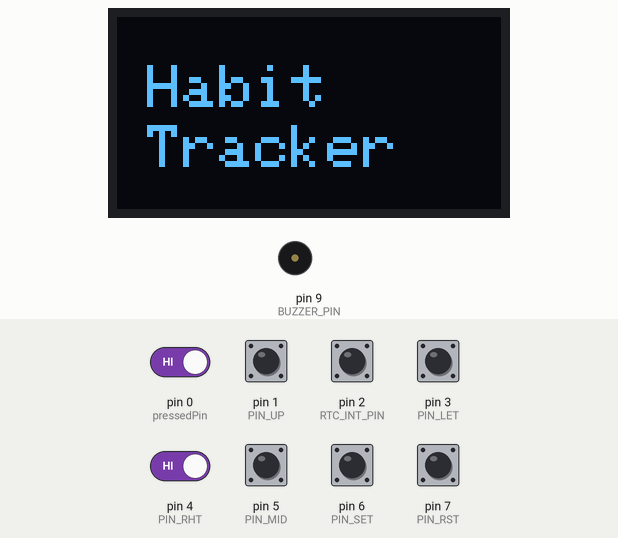
Simulated run of this sketch. Board: Arduino Uno, built with avr-gcc and run on an emulated ATmega328P. On the bench: 128×64 one-colour display, buzzer (waves = sounding). The test bench sets the inputs (shaded band); at power-on: pin 0 (pressedPin), pin 1 (PIN_UP), pin 2 (RTC_INT_PIN), pin 3 (PIN_LET), pin 4 (PIN_RHT), pin 5 (PIN_MID), pin 6 (PIN_SET), pin 7 (PIN_RST) HIGH. The local clock reads 2024-03-15 10:24:30 at power-on unless the sketch sets it; the sensor or clock chip raises its interrupt line as the real part does.

Above: at 5.2 s.
5.3 s: pin 2 (RTC_INT_PIN) pulled LOW for 0.15 s
At 5.88 s:
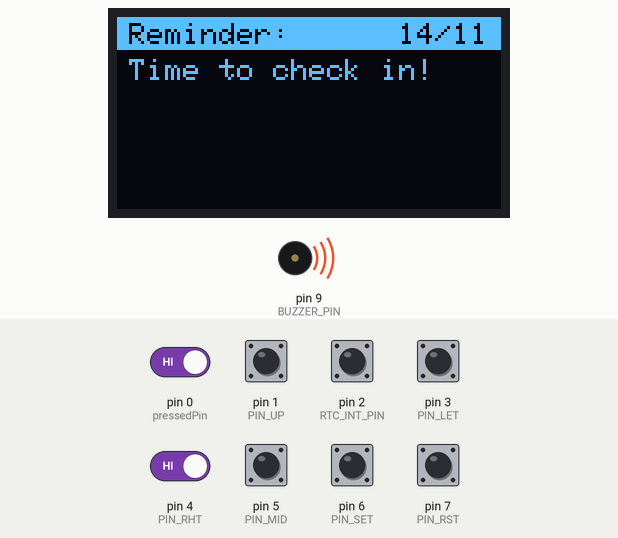
6.0 s: pin 0 (pressedPin) driven LOW
At 6.4 s:
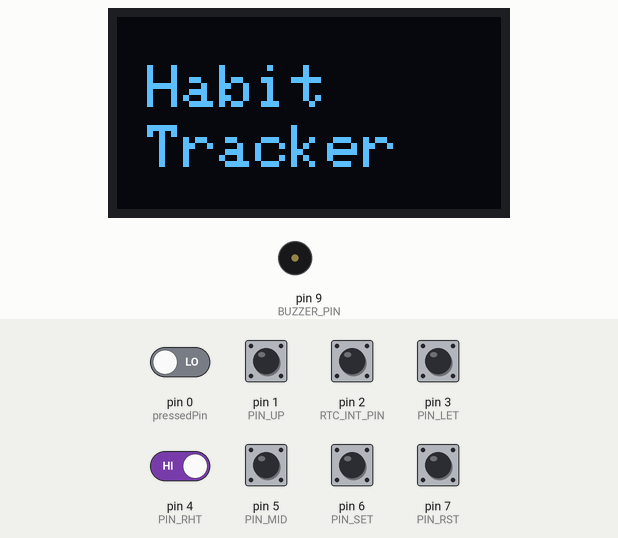
7.5 s: pin 2 (RTC_INT_PIN) pulled LOW for 1 s
At 7.57 s:
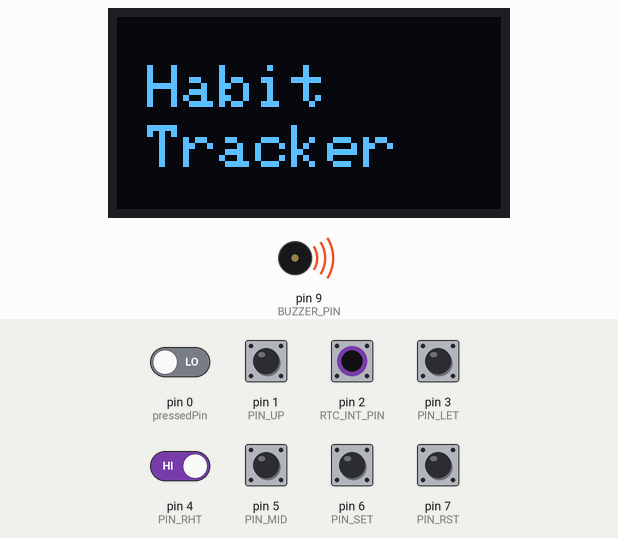
10.0 s: pin 1 (PIN_UP) pulled LOW for 0.15 s
At 10.6 s:
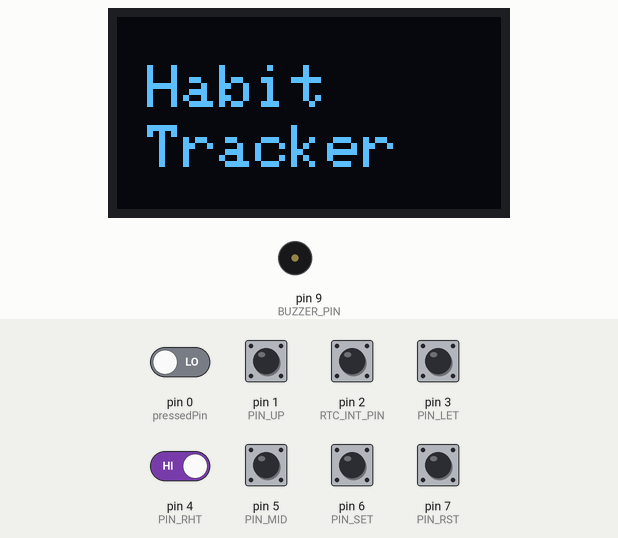
11.6 s: pin 0 (pressedPin) driven HIGH and pin 4 (PIN_RHT) driven LOW
At 12.2 s:
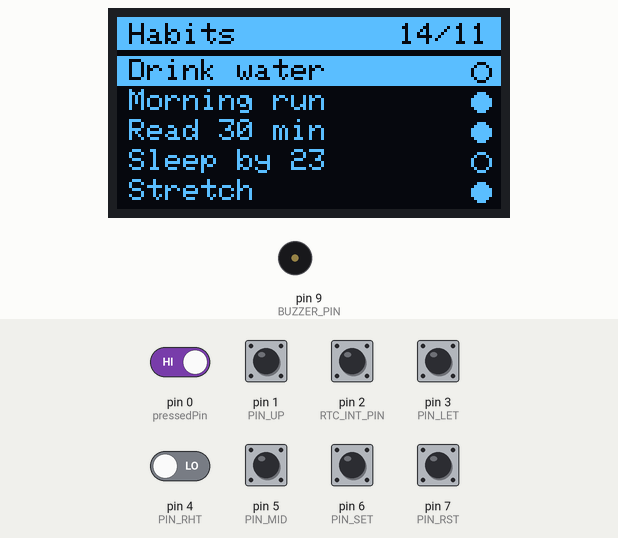
13.1 s: pin 5 (PIN_MID) pulled LOW for 0.15 s
At 14.3 s:
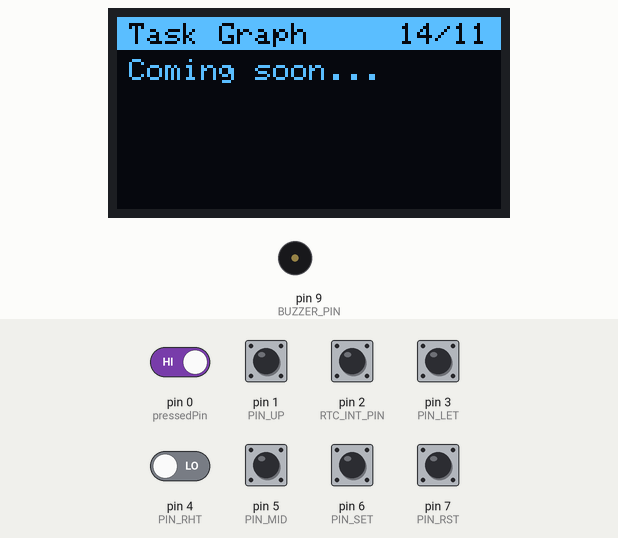
Timing chart, 0 to 42.2 s (numbered marks = the images above; inputs shaded):
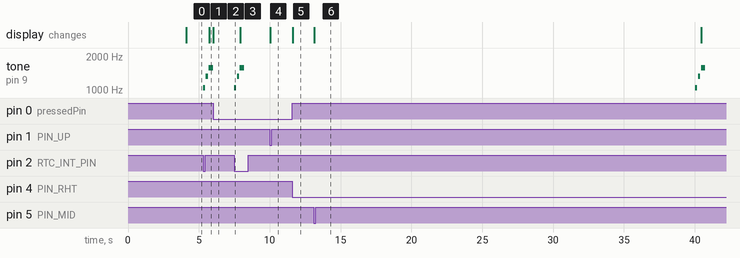

The sketch:

Habit_Tracker.ino
```cpp
#include "buzzer.h"
#include "display.h"
#include "input.h"
#include "rtc.h"
#include "tasks.h"

// Compile-time helpers — extract H:M from __TIME__ ("HH:MM:SS") and add offset
#define CT_H ((__TIME__[0]-'0')*10 + (__TIME__[1]-'0'))
#define CT_M ((__TIME__[3]-'0')*10 + (__TIME__[4]-'0'))
#define REM_H(off) ((uint8_t)(((CT_H) + ((CT_M)+(off))/60) % 24))
#define REM_M(off) ((uint8_t)(((CT_M)+(off)) % 60))

const Task tasks[] PROGMEM = {
    {"Drink water", "Drink at least 2L of water in a day", true, {REM_H(3), REM_M(3)}, false},
    {"Morning run", "Run at least 3km", false, {REM_H(1), REM_M(1)}, true},
    {"Read 30 min", "Read a book for at least 30 minutes", false, {21, 0}, true},
    {"Sleep by 23", "Be in bed with lights off before 23:00", true, {REM_H(3), REM_M(3)}, false},
    {"Stretch", "Full body stretching routine, 10 minutes", false, {8, 0}, true},
    {"Journal", "Write at least 3 sentences about your day", false, {22, 0}, false},
    {"Work on project", "Spend 1 hour on personal projects", true, {17, 0}, true}};
const int taskCount = sizeof(tasks) / sizeof(tasks[0]);

Screen currentScreen = SCREEN_TITLE;
int selectedIndex = 0;
int scrollOffset = 0;
bool detailOpen = false;
bool reminderTriggered = false;

bool taskCompleted[7] = {};


// Debug set of reminders
ReminderTime reminders[taskCount] = {
  {REM_H(1), REM_M(1)},
  {REM_H(12), REM_M(12)},
  {REM_H(9), REM_M(9)},
  {REM_H(4), REM_M(4)},
  {REM_H(5), REM_M(5)},
  {REM_H(3), REM_M(3)},
  {REM_H(2), REM_M(2)},
};

#define VISIBLE_ROWS 5

void handleInput(uint8_t pin) {
  bool changed = true;

  if (reminderTriggered) {
    if (pin) {
      reminderTriggered = false;
      drawCurrentScreen(currentScreen, tasks, taskCount, selectedIndex,
                        scrollOffset);
      if (detailOpen) drawDetailOverlay(tasks, selectedIndex);
    }
    return;
  }

  switch (currentScreen) {
  case SCREEN_TITLE:
    if (pin == PIN_RHT)
      currentScreen = SCREEN_LIST;
    else
      changed = false;
    break;

  case SCREEN_LIST:
    if (pin == PIN_SET) {
      taskCompleted[selectedIndex] = true;
    } else if (pin == PIN_RST) {
      taskCompleted[selectedIndex] = false;
    } else if (detailOpen) {
      if (pin == PIN_MID) detailOpen = false;
      else changed = false;
    } else if (pin == PIN_MID) {
      detailOpen = true;
    } else if (pin == PIN_RHT) {
      currentScreen = SCREEN_GRAPH;
    } else if (pin == PIN_LET) {
      currentScreen = SCREEN_TITLE;
    } else if (pin == PIN_UP && selectedIndex > 0) {
      selectedIndex--;
      if (selectedIndex < scrollOffset)
        scrollOffset = selectedIndex;
    } else if (pin == PIN_DWN && selectedIndex < taskCount - 1) {
      selectedIndex++;
      if (selectedIndex >= scrollOffset + VISIBLE_ROWS)
        scrollOffset = selectedIndex - VISIBLE_ROWS + 1;
    } else {
      changed = false;
    }
    break;

  case SCREEN_GRAPH:
    if (pin == PIN_LET)
      currentScreen = SCREEN_LIST;
    else if (pin == PIN_RHT)
      currentScreen = SCREEN_SETTINGS;
    else
      changed = false;
    break;

  case SCREEN_SETTINGS:
    if (pin == PIN_LET)
      currentScreen = SCREEN_GRAPH;
    else
      changed = false;
    break;
  }

  if (changed) {
    drawCurrentScreen(currentScreen, tasks, taskCount, selectedIndex,
                      scrollOffset);
    if (detailOpen) drawDetailOverlay(tasks, selectedIndex);
  }
}

void setup() {
  setupInput();
  setupBuzzer();
  setupDisplay();

  for (int i = 0; i < taskCount; i++) {
    Task t;
    taskGet(tasks, i, &t);
    taskCompleted[i] = t.completed;
  }

  setupRTC();
  rtc.adjust(DateTime(__DATE__, __TIME__));
  //buildReminderTimes(tasks, taskCount, reminders);
  setNextAlarm(reminders, taskCount);

  // Debug: show RTC time and scheduled alarm for 4 seconds
  DateTime now = rtc.now();
  DateTime alarm = rtc.getAlarm1();
  char buf1[17], buf2[17];
  sprintf(buf1, "Now %02d:%02d:%02d", now.hour(), now.minute(), now.second());
  sprintf(buf2, "Alm %02d:%02d:%02d", alarm.hour(), alarm.minute(), alarm.second());
  drawMessage(buf1, buf2);
  delay(4000);

  drawCurrentScreen(currentScreen, tasks, taskCount, selectedIndex,
                    scrollOffset);
}

void loop() {
  if (rtcAlarmFired) {
    rtcAlarmFired = false;
    DateTime now = rtc.now();
    if (now.hour() == 0 && now.minute() == 0) {
      // TODO: day reset
      setNextAlarm(reminders, taskCount);
    } else {
      reminderTriggered = true;
      buzzReminder();
      drawReminderScreen(tasks, taskCount, now.hour(), now.minute());
      setNextAlarm(reminders, taskCount);
    }
  }

  if (pressedPin != 0) {
    static unsigned long lastHandled = 0;
    unsigned long now = millis();
    if (now - lastHandled > DEBOUNCE_MS) {
      lastHandled = now;
      handleInput(pressedPin);
    }
    pressedPin = 0;
  }
}
```

buzzer.cpp
```cpp
#include "buzzer.h"
#include <Arduino.h>

void setupBuzzer() {
  pinMode(BUZZER_PIN, OUTPUT);
}

void buzzReminder() {
  tone(BUZZER_PIN, 1047, 150); delay(200);
  tone(BUZZER_PIN, 1319, 150); delay(200);
  tone(BUZZER_PIN, 1568, 300);
}
```

buzzer.h
```cpp
#pragma once

#define BUZZER_PIN 9

void setupBuzzer();
void buzzReminder();
```

display.cpp
```cpp
#include "display.h"
#include "rtc.h"

#include <Adafruit_GFX.h>
#include <Adafruit_SSD1306.h>
#include <Wire.h>

#define SCREEN_WIDTH 128
#define SCREEN_HEIGHT 64
#define OLED_RESET -1
#define SCREEN_ADDRESS 0x3C

#define HEADER_HEIGHT 11
#define ROW_HEIGHT 10
#define LIST_TOP (HEADER_HEIGHT + 2)
#define VISIBLE_ROWS ((SCREEN_HEIGHT - LIST_TOP) / ROW_HEIGHT)

static Adafruit_SSD1306 display(SCREEN_WIDTH, SCREEN_HEIGHT, &Wire, OLED_RESET);

void setupDisplay() {
  if (!display.begin(SSD1306_SWITCHCAPVCC, SCREEN_ADDRESS)) {
    for (;;);
  }
}

static void drawHeader(const char* title) {
  display.fillRect(0, 0, SCREEN_WIDTH, HEADER_HEIGHT, SSD1306_WHITE);
  display.setTextColor(SSD1306_BLACK);
  display.setTextSize(1);
  display.setCursor(4, 2);
  display.print(title);
  DateTime now = rtc.now();
  char date[6];
  sprintf(date, "%02d/%02d", now.day(), now.month());
  display.setCursor(SCREEN_WIDTH - 34, 2);
  display.print(date);
}

static void drawTitle() {
  display.clearDisplay();
  display.setTextColor(SSD1306_WHITE);
  display.setTextSize(2);
  display.setCursor(10, 16);
  display.print("Habit");
  display.setCursor(10, 36);
  display.print("Tracker");
  display.display();
}

static void drawList(const Task tasks[], int taskCount, int selectedIndex,
                     int scrollOffset) {
  display.clearDisplay();
  drawHeader("Habits");
  for (int i = 0; i < VISIBLE_ROWS; i++) {
    int taskIndex = scrollOffset + i;
    if (taskIndex >= taskCount) break;
    int y = LIST_TOP + i * ROW_HEIGHT;
    bool selected = (taskIndex == selectedIndex);
    bool completed = taskGetCompleted(tasks, taskIndex);
    uint16_t fg = selected ? SSD1306_BLACK : SSD1306_WHITE;
    if (selected) {
      display.fillRect(0, y, SCREEN_WIDTH, ROW_HEIGHT, SSD1306_WHITE);
    }
    char name[TASK_NAME_LEN];
    taskGetName(tasks, taskIndex, name);
    display.setTextColor(fg);
    display.setCursor(4, y + 1);
    display.print(name);
    int cx = SCREEN_WIDTH - 7, cy = y + ROW_HEIGHT / 2;
    if (completed) {
      display.fillCircle(cx, cy, 3, fg);
    } else {
      display.drawCircle(cx, cy, 3, fg);
    }
  }
  display.display();
}

static void drawTaskGraph() {
  display.clearDisplay();
  drawHeader("Task Graph");
  display.setTextColor(SSD1306_WHITE);
  display.setTextSize(1);
  display.setCursor(4, LIST_TOP + 1);
  display.print("Coming soon...");
  display.display();
}

static void drawSettings() {
  display.clearDisplay();
  drawHeader("Settings");
  display.setTextColor(SSD1306_WHITE);
  display.setTextSize(1);
  display.setCursor(4, LIST_TOP + 1);
  display.print("Coming soon...");
  display.display();
}

static int drawWrapped(const char* text, int x, int y, int charsPerLine,
                       int maxLines) {
  int len = strlen(text);
  int start = 0, line = 0;
  while (start < len && line < maxLines) {
    int end = start + charsPerLine;
    if (end < len) {
      int wb = end;
      while (wb > start && text[wb] != ' ') wb--;
      if (wb > start) end = wb;
    } else {
      end = len;
    }
    display.setCursor(x, y + line * 8);
    for (int i = start; i < end; i++) display.print(text[i]);
    start = end;
    if (start < len && text[start] == ' ') start++;
    line++;
  }
  return line;
}

void drawDetailOverlay(const Task tasks[], int selectedIndex) {
  Task t;
  taskGet(tasks, selectedIndex, &t);

  const int WX = 4, WY = HEADER_HEIGHT + 4, WW = 120, WH = 64 - HEADER_HEIGHT - 6;

  display.fillRect(WX, WY, WW, WH, SSD1306_WHITE);
  display.fillRect(WX + 1, WY + 1, WW - 2, WH - 2, SSD1306_BLACK);

  display.fillRect(WX + 1, WY + 1, WW - 2, 10, SSD1306_WHITE);
  display.setTextSize(1);
  display.setTextColor(SSD1306_BLACK);
  display.setCursor(WX + 4, WY + 2);
  display.print(t.name);

  display.fillCircle(WX + WW - 7, WY + 5, 4, SSD1306_BLACK);
  if (taskCompleted[selectedIndex])
    display.fillCircle(WX + WW - 7, WY + 5, 2, SSD1306_WHITE);

  display.setTextColor(SSD1306_WHITE);

  display.setCursor(WX + 4, WY + 12);
  display.print(t.required ? "req." : "opt.");

  char timeStr[10];
  sprintf(timeStr, "rem:%02d:%02d", t.reminder.hour, t.reminder.minute);
  display.setCursor(WX + WW - (9 * 6) - 4, WY + 12);
  display.print(timeStr);
  display.drawFastHLine(WX, WY + 20, WW, SSD1306_WHITE);

  display.setCursor(WX + 4, WY + 22);
  drawWrapped(t.description, WX + 4, WY + 22, 17, 3);

  display.display();
}

void drawReminderScreen(const Task tasks[], int taskCount, uint8_t hour, uint8_t minute) {
  display.clearDisplay();
  drawHeader("Reminder:");
  display.setTextColor(SSD1306_WHITE);
  display.setTextSize(1);

  int y = LIST_TOP;
  int found = 0;
  Task t;
  for (int i = 0; i < taskCount && y < SCREEN_HEIGHT; i++) {
    taskGet(tasks, i, &t);
    if (t.reminder.hour == hour && t.reminder.minute == minute) {
      display.setCursor(4, y + 1);
      display.print(t.name);
      y += ROW_HEIGHT;
      found++;
    }
  }

  if (found == 0) {
    display.setCursor(4, LIST_TOP + 1);
    display.print("Time to check in!");
  }

  display.display();
}

void drawMessage(const char *line1, const char *line2) {
  display.clearDisplay();
  display.setTextColor(SSD1306_WHITE);
  display.setTextSize(1);
  display.setCursor(4, 20);
  display.print(line1);
  if (line2) {
    display.setCursor(4, 32);
    display.print(line2);
  }
  display.display();
}

void drawCurrentScreen(Screen screen, const Task tasks[], int taskCount,
                       int selectedIndex, int scrollOffset) {
  switch (screen) {
    case SCREEN_TITLE:
      drawTitle();
      break;
    case SCREEN_LIST:
      drawList(tasks, taskCount, selectedIndex, scrollOffset);
      break;
    case SCREEN_GRAPH:
      drawTaskGraph();
      break;
    case SCREEN_SETTINGS:
      drawSettings();
      break;
  }
}
```

display.h
```cpp
#pragma once
#include "tasks.h"

enum Screen { SCREEN_TITLE, SCREEN_LIST, SCREEN_GRAPH, SCREEN_SETTINGS };

void setupDisplay();
void drawCurrentScreen(Screen screen, const Task tasks[], int taskCount,
                       int selectedIndex, int scrollOffset);
void drawDetailOverlay(const Task tasks[], int selectedIndex);
void drawReminderScreen(const Task tasks[], int taskCount, uint8_t hour, uint8_t minute);
void drawMessage(const char *line1, const char *line2 = nullptr);
```

input.cpp
```cpp
#include "input.h"
#include <Arduino.h>
#include <avr/interrupt.h>

volatile uint8_t pressedPin = 0;

ISR(PCINT2_vect) {
  uint8_t portD = PIND;
  if (!(portD & (1 << PD1)))
    pressedPin = PIN_UP;
  else if (!(portD & (1 << PD0)))
    pressedPin = PIN_DWN;
  else if (!(portD & (1 << PD3)))
    pressedPin = PIN_LET;
  else if (!(portD & (1 << PD4)))
    pressedPin = PIN_RHT;
  else if (!(portD & (1 << PD5)))
    pressedPin = PIN_MID;
  else if (!(portD & (1 << PD6)))
    pressedPin = PIN_SET;
  else if (!(portD & (1 << PD7)))
    pressedPin = PIN_RST;
}

void setupInput() {
  pinMode(PIN_UP, INPUT_PULLUP);
  pinMode(PIN_DWN, INPUT_PULLUP);
  pinMode(PIN_LET, INPUT_PULLUP);
  pinMode(PIN_RHT, INPUT_PULLUP);
  pinMode(PIN_MID, INPUT_PULLUP);
  pinMode(PIN_SET, INPUT_PULLUP);
  pinMode(PIN_RST, INPUT_PULLUP);

  PCICR |= (1 << PCIE2);
  PCMSK2 |= (1 << PCINT16) | (1 << PCINT17) | (1 << PCINT19) | (1 << PCINT20) |
            (1 << PCINT21) | (1 << PCINT22) | (1 << PCINT23);
}
```

input.h
```cpp
#pragma once
#include <stdint.h>

#define PIN_UP  1   // PD1
#define PIN_DWN 8   // PD0 — identifier 8 to avoid conflicting with the no-press sentinel (0)
#define PIN_LET 3
#define PIN_RHT 4
#define PIN_MID 5
#define PIN_SET 6
#define PIN_RST 7

#define DEBOUNCE_MS 150

extern volatile uint8_t pressedPin;

void setupInput();
```

rtc.cpp
```cpp
#include "rtc.h"
#include <Arduino.h>

RTC_DS3231 rtc;
volatile bool rtcAlarmFired = false;

static void rtcISR() {
  rtcAlarmFired = true;
}

void setupRTC() {
  rtc.begin();

  rtc.clearAlarm(1);
  rtc.clearAlarm(2);
  pinMode(RTC_INT_PIN, INPUT_PULLUP);
  attachInterrupt(digitalPinToInterrupt(RTC_INT_PIN), rtcISR, FALLING);
}

void setNextAlarm(const ReminderTime* reminders, int count) {
  DateTime now = rtc.now();
  int currentMins = now.hour() * 60 + now.minute();

  int bestMins = -1;
  int bestIdx = -1;
  for (int i = 0; i < count; i++) {
    int mins = reminders[i].hour * 60 + reminders[i].minute;
    if (mins > currentMins && (bestIdx == -1 || mins < bestMins)) {
      bestMins = mins;
      bestIdx = i;
    }
  }

  DateTime alarmTime;
  if (bestIdx != -1) {
    alarmTime = DateTime(now.year(), now.month(), now.day(),
                         reminders[bestIdx].hour, reminders[bestIdx].minute, 0);
  } else {
    DateTime tomorrow = now + TimeSpan(1, 0, 0, 0);
    alarmTime = DateTime(tomorrow.year(), tomorrow.month(), tomorrow.day(), 0, 0, 0);
  }

  rtc.clearAlarm(1);
  rtc.setAlarm1(alarmTime, DS3231_A1_Hour);
}
```

rtc.h
```cpp
#pragma once
#include <RTClib.h>
#include "tasks.h"

#define RTC_INT_PIN 2  // INT0 — DS3231 INT/SQW pin

extern RTC_DS3231 rtc;
extern volatile bool rtcAlarmFired;

void setupRTC();
void setNextAlarm(const ReminderTime* reminders, int count);
```

tasks.h
```cpp
#pragma once
#include <stdint.h>
#include <avr/pgmspace.h>

#define TASK_NAME_LEN  16
#define TASK_DESC_LEN  48

struct ReminderTime {
  uint8_t hour;
  uint8_t minute;
};

struct Task {
  char name[TASK_NAME_LEN];
  char description[TASK_DESC_LEN];
  bool required;
  ReminderTime reminder;
  bool completed;
};

inline void taskGetName(const Task* tasks, int i, char* buf) {
  memcpy_P(buf, tasks[i].name, TASK_NAME_LEN);
}

inline void taskGet(const Task* tasks, int i, Task* out) {
  memcpy_P(out, &tasks[i], sizeof(Task));
}

inline void taskGetReminder(const Task* tasks, int i, ReminderTime* out) {
  memcpy_P(out, &tasks[i].reminder, sizeof(ReminderTime));
}

extern bool taskCompleted[];

inline bool taskGetCompleted(const Task* /*tasks*/, int i) {
  return taskCompleted[i];
}

inline void buildReminderTimes(const Task* tasks, int taskCount, ReminderTime* out) {
  for (int i = 0; i < taskCount; i++)
    taskGetReminder(tasks, i, &out[i]);
}
```

Measured:
- after the input at 5.3 s, tone on pin 9 (BUZZER_PIN): plays 1047 Hz for 0.15 s, 1319 Hz for 0.15 s, 1568 Hz for 0.30 s, starting at once; the display: changes after 0.43 s (image 1)
- after the input at 6.0 s, the display: changes at once (image 2)
- after the input at 7.5 s, tone on pin 9 (BUZZER_PIN): plays 1047 Hz for 0.15 s, 1319 Hz for 0.15 s, 1568 Hz for 0.30 s, starting at once
- after the input at 10.0 s, the display: changes at once (image 4)
- after the input at 11.6 s, the display: changes at once (image 5)
- after the input at 13.1 s, the display: changes at once (image 6)
